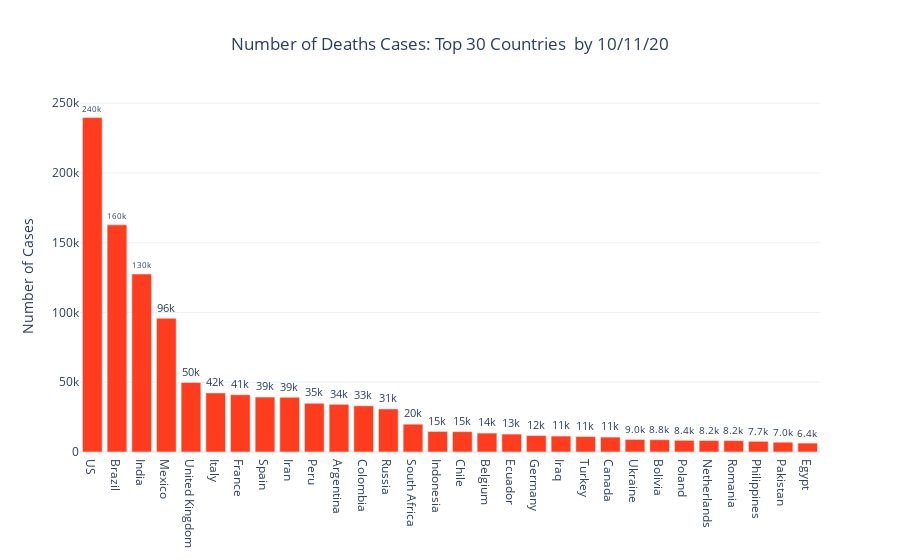

The cell this chart's notebook holds for it:
### Markdown cell above
* Top `n` countries by `Deaths` cases

### Code cell
top_countries_by_cases_by_date(30,True,byDate,'Deaths',' by '+str(byDate.strftime("%d/%m/%y")))

### Figure 1 — Plotly figure (JSON) as saved in the notebook; plotly's stock layout.template omitted (floating-point values rounded to 4 significant figures)
{"data": [{"marker": {"color": "rgb(255, 60, 30)"}, "text": [239671, 162802, 127571, 95842, 49861, 42330, 41062, 39345, 39202, 34943, 34183, 33128, 30899, 19951, 14761, 14611, 13561, 12849, 11781, 11432, 11059, 10693, 9018, 8808, 8375, 8211, 8186, 7661, 7021, 6394], "textposition": "outside", "texttemplate": "%{text:.2s}", "type": "bar", "x": ["US", "Brazil", "India", "Mexico", "United Kingdom", "Italy", "France", "Spain", "Iran", "Peru", "Argentina", "Colombia", "Russia", "South Africa", "Indonesia", "Chile", "Belgium", "Ecuador", "Germany", "Iraq", "Turkey", "Canada", "Ukraine", "Bolivia", "Poland", "Netherlands", "Romania", "Philippines", "Pakistan", "Egypt"], "y": [239671, 162802, 127571, 95842, 49861, 42330, 41062, 39345, 39202, 34943, 34183, 33128, 30899, 19951, 14761, 14611, 13561, 12849, 11781, 11432, 11059, 10693, 9018, 8808, 8375, 8211, 8186, 7661, 7021, 6394]}], "layout": {"title": {"text": "Number of Deaths Cases: Top 30 Countries  by 10/11/20", "x": 0.5}, "yaxis": {"hoverformat": ".3f", "title": {"text": "Number of Cases"}}}}
